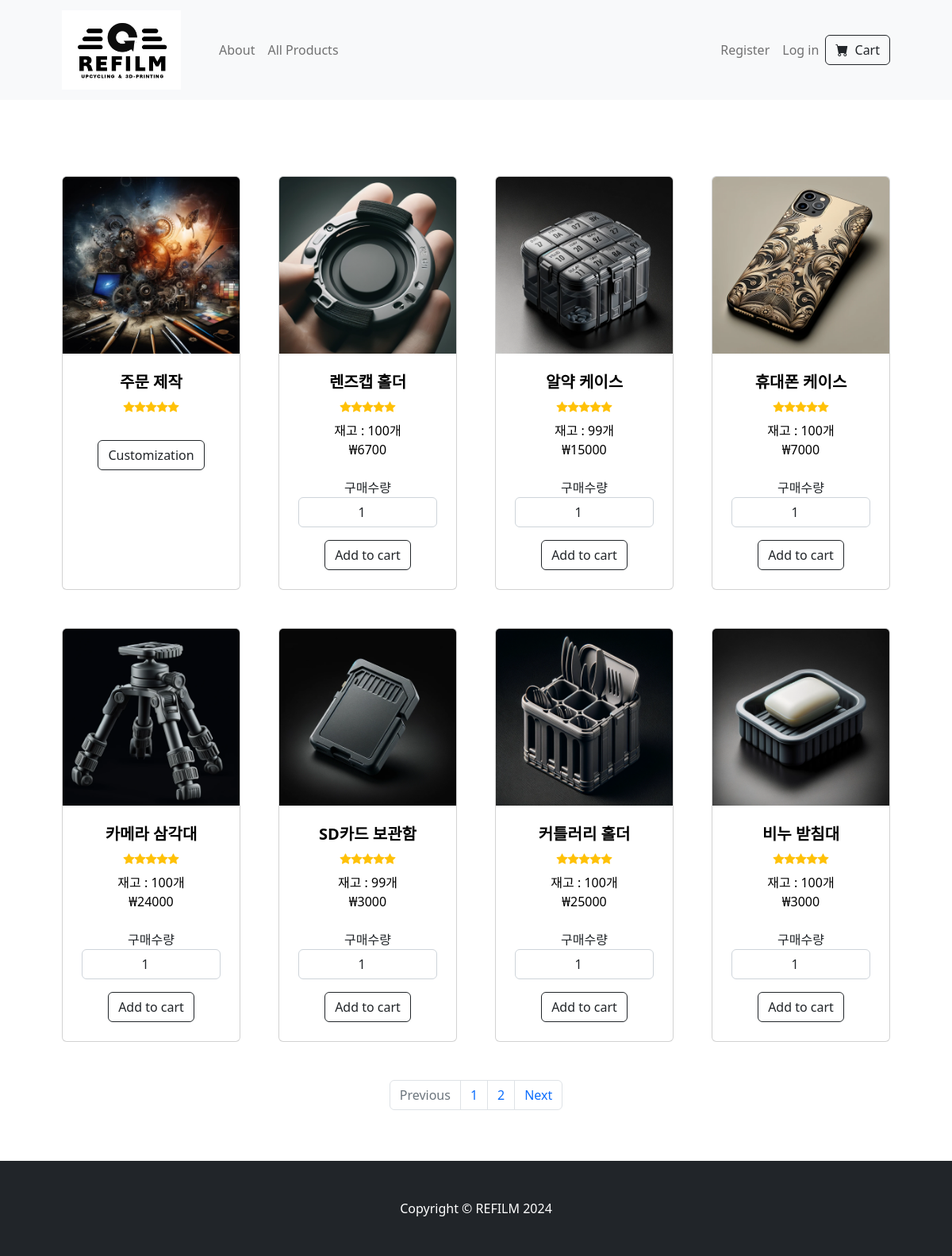
The app's page /all_products with its own data.
### tables this page shows
CREATE TABLE products (id INTEGER PRIMARY KEY AUTOINCREMENT NOT NULL, productname TEXT NOT NULL, quantity INTEGER NOT NULL, price INTEGER NOT NULL, image_extension TEXT, description TEXT);

### app.py (the view)
@app.route('/all_products')
def all_products():
    page = int(request.args.get('page', 1))
    product_id = db.execute("SELECT id FROM products")
    product_name = db.execute("SELECT productname FROM products")
    quantity = db.execute("SELECT quantity FROM products")
    price = db.execute("SELECT price FROM products")
    image_extension = db.execute("SELECT image_extension FROM products")
    length = len(product_id)
    products = []
    for i in range(length):
        products.append({"product_name": product_name[i]["productname"], "quantity": quantity[i]["quantity"], "price": price[i]["price"], "product_id":int(product_id[i]["id"]), "image_extension": image_extension[i]["image_extension"]})
    products = list(reversed(products))
    start = (page - 1) * PER_PAGE_PRODUCTS
    end = start + PER_PAGE_PRODUCTS
    products = products[start:end]
    pagination_links = []
    total_pages = (length // PER_PAGE_PRODUCTS) + (length % PER_PAGE_PRODUCTS > 0)
    for num in range(1, total_pages + 1):
        link = url_for('all_products', page=num)  # Generate URL for each page
        pagination_links.append(link)
    return render_template('all_products.html', products = products, pagination_links=pagination_links, page=page)

### templates/all_products.html (shortened to what this page needs)
{% extends "layout.html" %}
{% block content %}
        <section class="py-5">
            <div class="container px-4 px-lg-5 mt-5">
                <div class="row gx-4 gx-lg-5 row-cols-2 row-cols-md-3 row-cols-xl-4 justify-content-center">
                    {% if page == 1 %}
                        <div class="col mb-5">
                            <div class="card h-100">
                                <a style="color: black; text-decoration:none" href="#">
                                    <img class="card-img-top" src="/static/pictures/customization.jpg" alt="..." />
                                    <div class="card-body p-4">
                                        <div class="text-center">
                                            <h5 class="fw-bolder">주문 제작</h5>
                                            <div class="d-flex justify-content-center small text-warning mb-2">
                                                <div class="bi-star-fill"></div>
                                                <div class="bi-star-fill"></div>
                                                <div class="bi-star-fill"></div>
                                                <div class="bi-star-fill"></div>
                                                <div class="bi-star-fill"></div>
                                            </div>
                                        </div>
                                    </div>
                                </a>
                                <div class="card-footer p-4 pt-0 border-top-0 bg-transparent">
                                    <div class="text-center">
                                        <button type="submit" class="btn btn-outline-dark mt-auto">Customization</button>
                                    </div>
                                </div>
                            </div>
                        </div>
                    {% endif %}
                    {% for product in products %}
                        <div class="col mb-5">
                            <div class="card h-100">
                                <a style="color: black; text-decoration:none" href="/product/{{ product.product_id }}">
                                    <img class="card-img-top" src="/static/product_images/product{{ product.product_id }}.{{ product.image_extension }}" alt="..." />
                                    <div class="card-body p-4">
                                        <div class="text-center">
                                            <h5 class="fw-bolder">{{ product.product_name }}</h5>
                                            <div class="d-flex justify-content-center small text-warning mb-2">
                                                <div class="bi-star-fill"></div>
                                                <div class="bi-star-fill"></div>
                                                <div class="bi-star-fill"></div>
                                                <div class="bi-star-fill"></div>
                                                <div class="bi-star-fill"></div>
                                            </div>
                                            재고 : {{ product.quantity }}개
                                            <br>₩{{ product.price }}
                                        </div>
                                    </div>
                                </a>
                                <form action="/add_to_cart/{{ product.product_id }}" method="post">
                                    <div class="card-footer p-4 pt-0 border-top-0 bg-transparent">
                                        <div class="text-center">
                                            구매수량 <input type="number" name="quantity" value="1" min="1" max="{{ product.quantity }}" class="form-control text-center mb-3" required>
                                            <button type="submit" class="btn btn-outline-dark mt-auto">Add to cart</button>
                                        </div>
                                    </div>
                                </form>
                            </div>
                        </div>
                    {% endfor %}
                </div>
                <nav aria-label="Page navigation">
                    <ul class="pagination justify-content-center">
                        {% if page == 1 %}
                            <li class="page-item disabled">
                                <a class="page-link">Previous</a>
                            </li>
                        {% else %}
                            <li class="page-item">
                                <a class="page-link" href="{{ url_for('all_products', page=page-1) }}">Previous</a>
                            </li>
                        {% endif %}
                        {% for link in pagination_links %}
                            <li class="page-item">
                                <a class="page-link" href="{{ link }}">{{ loop.index }}</a>
                            </li>
                        {% endfor %}
                        {% if page >= pagination_links|length %}
                            <li class="page-item disabled">
                                <a class="page-link">Next</a>
                            </li>
                        {% else %}
                            <li class="page-item">
                                <a class="page-link" href="{{ url_for('all_products', page= page + 1) }}">Next</a>
                            </li>
                        {% endif %}
                    </ul>
                </nav>
            </div>
        </section>
{% endblock %}

### records on screen
products: image_extension (picture), product_name "렌즈캡 홀더", price "6700"
products: image_extension (picture), product_name "알약 케이스", price "15000"
products: image_extension (picture), product_name "휴대폰 케이스", price "7000"
products: image_extension (picture), product_name "카메라 삼각대", price "24000"
products: image_extension (picture), product_name "SD카드 보관함", price "3000"
products: image_extension (picture), product_name "커틀러리 홀더", price "25000"
products: image_extension (picture), product_name "비누 받침대", price "3000"

### other values on screen
{{ product.quantity }} "100" "99" "100" "100" "99" "100" "100"
